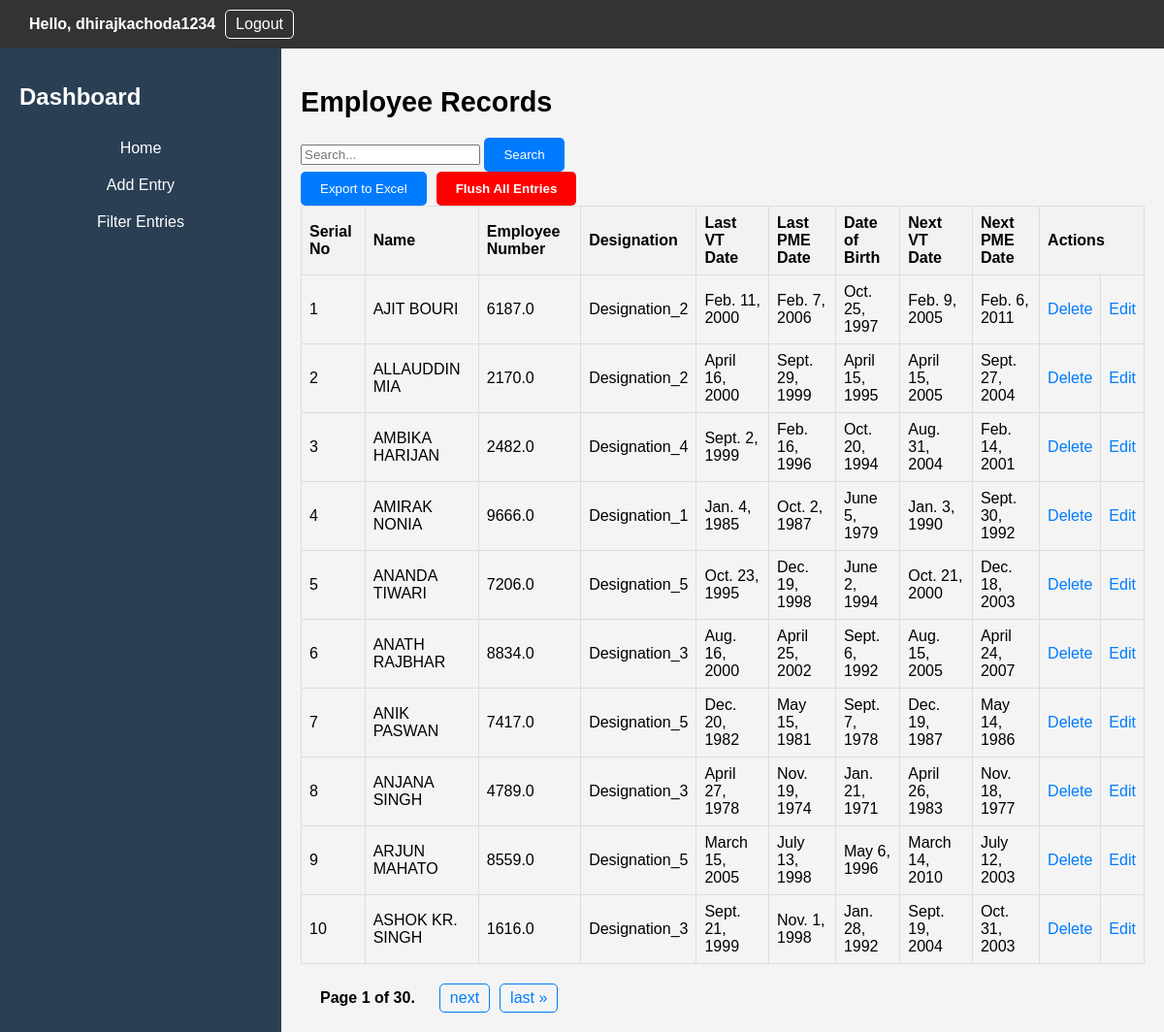
/dashboard/ (signed in), run on the app's committed database.
### EmployeeApp/models.py (models this page shows)
class Entry(models.Model):
    user = models.ForeignKey(User, on_delete=models.CASCADE)
    name = models.CharField(max_length=100)
    employee_number = models.CharField(max_length=10)
    designation = models.CharField(max_length=50)
    last_vt_date = models.DateField(verbose_name='Last VT Date', null=True, blank=True)  # Make it optional
    last_pme_date = models.DateField(null=True, blank=True)  # Make it optional
    date_of_birth = models.DateField(null=True, blank=True)
    next_vt_date = models.DateField(null=True, blank=True)
    next_pme_date = models.DateField(null=True, blank=True)
    timestamp = models.DateTimeField(default=timezone.now)  # Set default value here

### EmployeeApp/views.py (the view)
# urls.py: path('dashboard/', views.dashboard, name='dashboard'),
def dashboard(request):
    user = request.user
    records = Entry.objects.filter(user=user).order_by('name')
    search_query = request.GET.get('search')
    if search_query:
        records = records.filter(
            Q(name__icontains=search_query) |
            Q(employee_number__icontains=search_query) |
            Q(designation__icontains=search_query)
        )
    paginator = Paginator(records, 10)
    page_number = request.GET.get('page')
    page_obj = paginator.get_page(page_number)
    return render(request, 'EmployeeApp/dashboard.html', {'user': user, 'records': page_obj})

### EmployeeApp/templates/EmployeeApp/dashboard.html (shortened to what this page needs)
{% extends "EmployeeApp/base.html" %}
{% block content %}
    <h1>Employee Records</h1>
    <form method="get" action="{% url 'dashboard' %}">
        <div class="search-box">
            <input type="text" name="search" placeholder="Search...">
            <button type="submit">Search</button>
        </div>
    </form>
    <div class="action-buttons">
        <form method="post" action="{% url 'export_entries' %}">
            <button type="submit">Export to Excel</button>
        </form>
        <button type="button" class="danger-button" onclick="confirmFlushEntries()">Flush All Entries</button>
    </div>
    <table>
        <thead>
            <tr>
                <th>Serial No</th>
                <th>Name</th>
                <th>Employee Number</th>
                <th>Designation</th>
                <th>Last VT Date</th>
                <th>Last PME Date</th>
                <th>Date of Birth</th>
                <th>Next VT Date</th>
                <th>Next PME Date</th>
                <th colspan="2">Actions</th>
            </tr>
        </thead>
        <tbody>
            {% for record in records %}
                <tr>
                    <td>{{ forloop.counter }}</td>
                    <td>{{ record.name }}</td>
                    <td>{{ record.employee_number }}</td>
                    <td>{{ record.designation }}</td>
                    <td>{{ record.last_vt_date }}</td>
                    <td>{{ record.last_pme_date }}</td>
                    <td>{{ record.date_of_birth }}</td>
                    <td class="">
                        {{ record.next_vt_date|default:'' }}
                    </td>
                    <td class="">
                        {{ record.next_pme_date|default:'' }}
                    </td>
                    <td><a href="#" class="delete-link" data-entry-id="{{ record.id }}">Delete</a></td>
                    <td><a href="{% url 'edit_entry' record.id %}">Edit</a></td>
                </tr>
            {% endfor %}
        </tbody>
    </table>
    <div class="pagination">
        <span class="step-links">
            <span class="current-page">
                Page {{ records.number }} of {{ records.paginator.num_pages }}.
            </span>
            {% if records.has_next %}
                <a href="?page={{ records.next_page_number }}" class="page-link">next</a>
                <a href="?page={{ records.paginator.num_pages }}" class="page-link">last &raquo;</a>
            {% endif %}
        </span>
    </div>
</div>
{% endblock %}

### EmployeeApp/templates/EmployeeApp/base.html (shortened to what this page needs)
<!DOCTYPE html>
<html>
<head>
    <link rel="stylesheet" href="/static/css/styles.css">
</head>
<body>
    <div class="header">
        <div class="user-info right-align">
                <p>Hello, {{ user.username }}</p>
                <a href="{% url 'logout' %}">Logout</a>
        </div>
    </div>
    <div class="dashboard-container">
        <div class="sidebar">
            <h1>Dashboard</h1>
            <ul class="dashboard-menu">
                <li><a href="{% url 'dashboard' %}">Home</a></li>
                <li><a href="{% url 'add_entry' %}">Add Entry</a></li>
                <li><a href="{% url 'filter_entries' %}">Filter Entries</a></li>
            </ul>
        </div>
        <div class="main-content">
            {% block content %}{% endblock %}
        </div>
</body>
</html>

### EmployeeApp/static/css/styles.css (style rules this page uses)
body { font-family: Arial, sans-serif; margin: 0; padding: 0; }
a { text-decoration: none; color: #007bff; }
.header { display: flex; justify-content: space-between; align-items: center; background-color: #007bff; padding: 10px 20px; color: #fff; }
.user-info { display: flex; align-items: center; }
.user-info p { margin: 0; font-weight: bold; margin-right: 10px; }
.user-info a { color: #fff; text-decoration: none; border: 1px solid #fff; padding: 5px 10px; border-radius: 5px; transition: background-color 0.3s, border-color 0.3s; }
.dashboard-container { display: flex; flex-direction: row; min-height: 100vh; }
.sidebar { width: 250px; background-color: #2a3f54; color: #fff; padding: 20px; }
.sidebar h1 { font-size: 1.5rem; margin-bottom: 20px; }
.sidebar ul { list-style: none; padding: 0; }
.sidebar li { margin-bottom: 10px; }
.main-content { flex: 1; padding: 20px; background-color: #f4f4f4; }
.main-content h1 { font-size: 1.8rem; margin-bottom: 20px; }
table { width: 100%; border-collapse: collapse; margin-bottom: 20px; }
table th, table td { border: 1px solid #ddd; padding: 8px; text-align: left; }
table th { background-color: #f2f2f2; }
.pagination { display: flex; justify-content: space-between; align-items: center; margin-top: 20px; }
.step-links { display: flex; align-items: center; }
.current-page { margin: 0 20px; font-weight: bold; }
.danger-button { background-color: red !important; color: white; border: none; padding: 10px 20px; border-radius: 5px; cursor: pointer; font-weight: bold; }
button[type="submit"] { background-color: #007bff; color: #fff; border: none; padding: 10px 20px; border-radius: 5px; cursor: pointer; transition: background-color 0.3s, color 0.3s; text-decoration: none; }
.action-buttons { display: flex; gap: 10px; }
.dashboard-menu li { margin: 0; padding: 0; }
.dashboard-menu a { text-decoration: none; display: block; padding: 10px; text-align: center; font-size: 16px; color: #fff; transition: background-color 0.2s; }
.right-align { text-align: right; }
.header { display: flex; justify-content: space-between; align-items: center; background-color: #333; color: #fff; padding: 10px; }
.user-info { margin-left: 20px; }
.page-link { padding: 5px 10px; border: 1px solid #007bff; border-radius: 5px; color: #007bff; text-decoration: none; margin: 0 5px; transition: background-color 0.3s, color 0.3s; display: inline-block; }

### data on the page
Entry: name "AJIT BOURI", employee_number "6187.0", designation "Designation_2", last_vt_date "Feb. 11, 2000", last_pme_date "Feb. 7, 2006", date_of_birth "Oct. 25, 1997", next_vt_date "Feb. 9, 2005", next_pme_date "Feb. 6, 2011"
Entry: name "ALLAUDDIN MIA", employee_number "2170.0", designation "Designation_2", last_vt_date "April 16, 2000", last_pme_date "Sept. 29, 1999", date_of_birth "April 15, 1995", next_vt_date "April 15, 2005", next_pme_date "Sept. 27, 2004"
Entry: name "AMBIKA HARIJAN", employee_number "2482.0", designation "Designation_4", last_vt_date "Sept. 2, 1999", last_pme_date "Feb. 16, 1996", date_of_birth "Oct. 20, 1994", next_vt_date "Aug. 31, 2004", next_pme_date "Feb. 14, 2001"
Entry: name "AMIRAK NONIA", employee_number "9666.0", designation "Designation_1", last_vt_date "Jan. 4, 1985", last_pme_date "Oct. 2, 1987", date_of_birth "June 5, 1979", next_vt_date "Jan. 3, 1990", next_pme_date "Sept. 30, 1992"
Entry: name "ANANDA TIWARI", employee_number "7206.0", designation "Designation_5", last_vt_date "Oct. 23, 1995", last_pme_date "Dec. 19, 1998", date_of_birth "June 2, 1994", next_vt_date "Oct. 21, 2000", next_pme_date "Dec. 18, 2003"
Entry: name "ANATH RAJBHAR", employee_number "8834.0", designation "Designation_3", last_vt_date "Aug. 16, 2000", last_pme_date "April 25, 2002", date_of_birth "Sept. 6, 1992", next_vt_date "Aug. 15, 2005", next_pme_date "April 24, 2007"
Entry: name "ANIK PASWAN", employee_number "7417.0", designation "Designation_5", last_vt_date "Dec. 20, 1982", last_pme_date "May 15, 1981", date_of_birth "Sept. 7, 1978", next_vt_date "Dec. 19, 1987", next_pme_date "May 14, 1986"
Entry: name "ANJANA SINGH", employee_number "4789.0", designation "Designation_3", last_vt_date "April 27, 1978", last_pme_date "Nov. 19, 1974", date_of_birth "Jan. 21, 1971", next_vt_date "April 26, 1983", next_pme_date "Nov. 18, 1977"
Entry: name "ARJUN MAHATO", employee_number "8559.0", designation "Designation_5", last_vt_date "March 15, 2005", last_pme_date "July 13, 1998", date_of_birth "May 6, 1996", next_vt_date "March 14, 2010", next_pme_date "July 12, 2003"
Entry: name "ASHOK KR. SINGH", employee_number "1616.0", designation "Designation_3", last_vt_date "Sept. 21, 1999", last_pme_date "Nov. 1, 1998", date_of_birth "Jan. 28, 1992", next_vt_date "Sept. 19, 2004", next_pme_date "Oct. 31, 2003"

### other printed values
{{ user.username }} "dhirajkachoda1234"
{{ records.number }} "1"
{{ records.paginator.num_pages }} "30"
